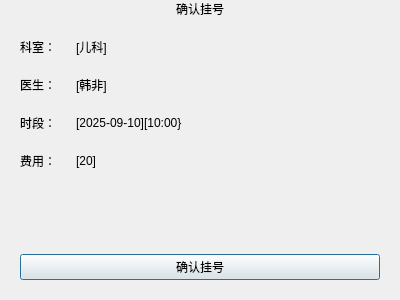
<?xml version="1.0" encoding="UTF-8"?>
<ui version="4.0">
 <class>RegisterInfo</class>
 <widget class="QDialog" name="RegisterInfo">
  <property name="geometry">
   <rect>
    <x>0</x>
    <y>0</y>
    <width>400</width>
    <height>300</height>
   </rect>
  </property>
  <property name="windowTitle">
   <string>确认挂号</string>
  </property>
  <layout class="QVBoxLayout" name="verticalLayout">
   <property name="spacing">
    <number>20</number>
   </property>
   <property name="leftMargin">
    <number>20</number>
   </property>
   <property name="topMargin">
    <number>0</number>
   </property>
   <property name="rightMargin">
    <number>20</number>
   </property>
   <property name="bottomMargin">
    <number>20</number>
   </property>
   <item>
    <widget class="QLabel" name="HeaderLabel">
     <property name="text">
      <string>确认挂号</string>
     </property>
     <property name="alignment">
      <set>Qt::AlignCenter</set>
     </property>
    </widget>
   </item>
   <item>
    <layout class="QFormLayout" name="formLayout">
     <property name="horizontalSpacing">
      <number>20</number>
     </property>
     <property name="verticalSpacing">
      <number>20</number>
     </property>
     <item row="0" column="0">
      <widget class="QLabel" name="label">
       <property name="text">
        <string>科室：</string>
       </property>
      </widget>
     </item>
     <item row="0" column="1">
      <widget class="QLabel" name="label_2">
       <property name="text">
        <string>[儿科]</string>
       </property>
      </widget>
     </item>
     <item row="1" column="0">
      <widget class="QLabel" name="label_3">
       <property name="text">
        <string>医生：</string>
       </property>
      </widget>
     </item>
     <item row="1" column="1">
      <widget class="QLabel" name="label_4">
       <property name="text">
        <string>[韩非]</string>
       </property>
      </widget>
     </item>
     <item row="2" column="0">
      <widget class="QLabel" name="label_5">
       <property name="text">
        <string>时段：</string>
       </property>
      </widget>
     </item>
     <item row="2" column="1">
      <widget class="QLabel" name="label_6">
       <property name="text">
        <string>[2025-09-10][10:00}</string>
       </property>
      </widget>
     </item>
     <item row="3" column="0">
      <widget class="QLabel" name="label_7">
       <property name="text">
        <string>费用：</string>
       </property>
      </widget>
     </item>
     <item row="3" column="1">
      <widget class="QLabel" name="label_8">
       <property name="text">
        <string>[20]</string>
       </property>
      </widget>
     </item>
    </layout>
   </item>
   <item>
    <spacer name="verticalSpacer">
     <property name="orientation">
      <enum>Qt::Vertical</enum>
     </property>
     <property name="sizeHint" stdset="0">
      <size>
       <width>20</width>
       <height>40</height>
      </size>
     </property>
    </spacer>
   </item>
   <item>
    <widget class="QPushButton" name="confirmBtn">
     <property name="text">
      <string>确认挂号</string>
     </property>
    </widget>
   </item>
  </layout>
 </widget>
 <resources/>
 <connections/>
</ui>
